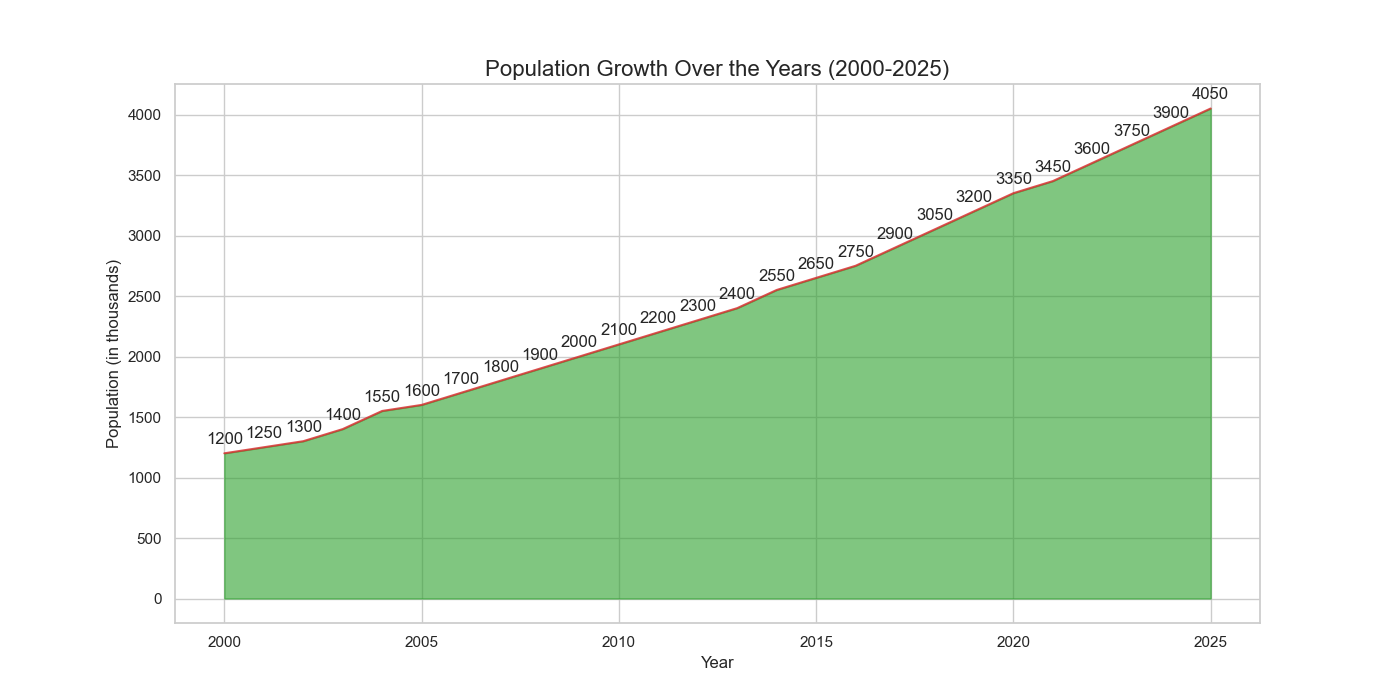

Python code for this plot:

import matplotlib.pyplot as plt
import pandas as pd

data = {
    'Year': [2000, 2001, 2002, 2003, 2004, 2005, 2006, 2007, 2008, 2009, 2010,
             2011, 2012, 2013, 2014, 2015, 2016, 2017, 2018, 2019, 2020,
             2021, 2022, 2023, 2024, 2025],
    'Population': [1200, 1250, 1300, 1400, 1550, 1600, 1700, 1800, 1900, 2000,
                   2100, 2200, 2300, 2400, 2550, 2650, 2750, 2900, 3050, 3200,
                   3350, 3450, 3600, 3750, 3900, 4050]
}

df = pd.DataFrame(data)

plt.figure(figsize=(14, 7))
plt.fill_between(df['Year'], df['Population'], color='#2ca02c', alpha=0.6)
plt.plot(df['Year'], df['Population'], color='#d62728', alpha=0.8)

plt.title('Population Growth Over the Years (2000-2025)', fontsize=16)
plt.xlabel('Year', fontsize=12)
plt.ylabel('Population (in thousands)', fontsize=12)

for i in range(len(df)):
    plt.text(df['Year'][i], df['Population'][i] + 50, str(df['Population'][i]), ha='center', va='bottom')

plt.grid(True)
plt.show()
